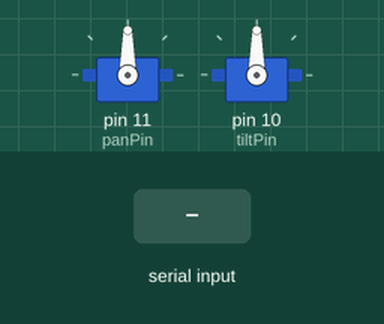
The sketch below on a simulated Arduino Uno, built with avr-gcc and run on an emulated ATmega328P. Shown: 2 × servo. The test bench sets the inputs (shaded band).

Above: at 1.2 s.
1.3 s: "90,45\n" received over Serial
At 2.1 s:
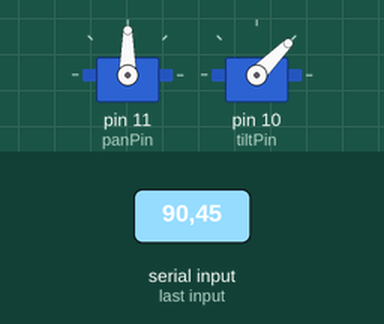
2.8 s: "30,150\n" received over Serial
At 3.3 s:
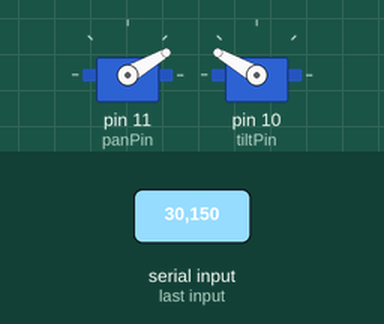
4.3 s: "1,90\n" received over Serial
At 5.5 s:
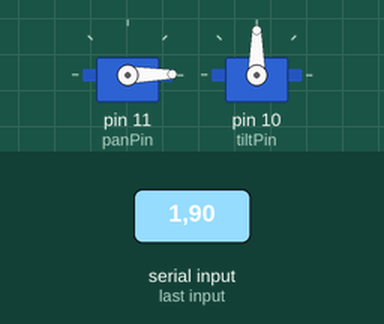
Timing chart, 0 to 7.3 s (numbered marks = the images above; inputs shaded):
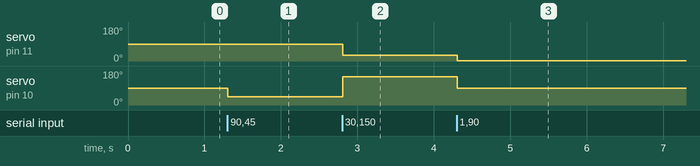

The sketch:

connection_established.ino
```cpp
#include <Servo.h>
Servo panServo, tiltServo;
const int panPin = 11;
const int tiltPin = 10;

void setup() {
  Serial.begin(9600);
  panServo.attach(panPin);
  tiltServo.attach(tiltPin);
  panServo.write(90); // Center
  tiltServo.write(90); // Center
}

void loop() {
  if (Serial.available()) {
    String cmd = Serial.readStringUntil('\n');
    int comma = cmd.indexOf(',');
    if (comma > 0) {
      int pan = cmd.substring(0, comma).toInt();
      int tilt = cmd.substring(comma+1).toInt();
      pan = constrain(pan, 0, 180);
      tilt = constrain(tilt, 0, 180);
      panServo.write(pan);
      tiltServo.write(tilt);
    }
  }
}
```

Measured:
- after the input at 1.3 s, servo on pin 10 (tiltPin): 90° → 45° at once
- after the input at 2.8 s, servo on pin 11 (panPin): 90° → 30° at once; servo on pin 10 (tiltPin): 45° → 150° at once
- after the input at 4.3 s, servo on pin 11 (panPin): 30° → 1° at once; servo on pin 10 (tiltPin): 150° → 90° at once
